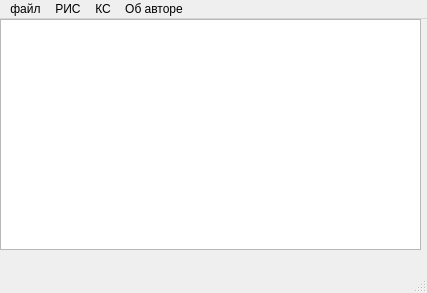
<?xml version="1.0" encoding="UTF-8"?>
<ui version="4.0">
 <class>MainWindow</class>
 <widget class="QMainWindow" name="MainWindow">
  <property name="geometry">
   <rect>
    <x>0</x>
    <y>0</y>
    <width>427</width>
    <height>293</height>
   </rect>
  </property>
  <property name="windowTitle">
   <string>лабораторные работы</string>
  </property>
  <widget class="QWidget" name="centralwidget">
   <widget class="QTextEdit" name="textEdit">
    <property name="geometry">
     <rect>
      <x>0</x>
      <y>0</y>
      <width>421</width>
      <height>231</height>
     </rect>
    </property>
   </widget>
  </widget>
  <widget class="QMenuBar" name="menubar">
   <property name="geometry">
    <rect>
     <x>0</x>
     <y>0</y>
     <width>427</width>
     <height>26</height>
    </rect>
   </property>
   <widget class="QMenu" name="menu">
    <property name="title">
     <string>файл</string>
    </property>
    <addaction name="openFile"/>
    <addaction name="saveFile"/>
    <addaction name="newFile"/>
    <addaction name="separator"/>
    <addaction name="action_11"/>
    <addaction name="action_12"/>
    <addaction name="separator"/>
    <addaction name="close"/>
   </widget>
   <widget class="QMenu" name="menu_4">
    <property name="title">
     <string>РИС</string>
    </property>
    <addaction name="ris1"/>
    <addaction name="ris2"/>
    <addaction name="ris3"/>
    <addaction name="ris4"/>
    <addaction name="ris5"/>
    <addaction name="ris6"/>
   </widget>
   <widget class="QMenu" name="menu_5">
    <property name="title">
     <string>КС</string>
    </property>
    <addaction name="ks1"/>
    <addaction name="ks2"/>
    <addaction name="ks3"/>
    <addaction name="ks4"/>
   </widget>
   <widget class="QMenu" name="menu_6">
    <property name="title">
     <string>Об авторе</string>
    </property>
    <addaction name="avtor"/>
   </widget>
   <addaction name="menu"/>
   <addaction name="menu_4"/>
   <addaction name="menu_5"/>
   <addaction name="menu_6"/>
  </widget>
  <widget class="QStatusBar" name="statusbar"/>
  <action name="openFile">
   <property name="text">
    <string>открыть</string>
   </property>
   <property name="shortcut">
    <string>Ctrl+O</string>
   </property>
  </action>
  <action name="saveFile">
   <property name="text">
    <string>сохранить</string>
   </property>
   <property name="shortcut">
    <string>Ctrl+S</string>
   </property>
  </action>
  <action name="newFile">
   <property name="text">
    <string>создать</string>
   </property>
  </action>
  <action name="action_4">
   <property name="text">
    <string>шифрование</string>
   </property>
  </action>
  <action name="action_5">
   <property name="text">
    <string>дешифрование</string>
   </property>
  </action>
  <action name="action_6">
   <property name="text">
    <string>закрыть</string>
   </property>
   <property name="shortcut">
    <string>Esc</string>
   </property>
  </action>
  <action name="ris1">
   <property name="text">
    <string>ЛР1</string>
   </property>
  </action>
  <action name="action_7">
   <property name="text">
    <string>ЛР2</string>
   </property>
  </action>
  <action name="action_8">
   <property name="text">
    <string>ЛР3</string>
   </property>
  </action>
  <action name="action_11">
   <property name="text">
    <string>шифрование</string>
   </property>
  </action>
  <action name="action_12">
   <property name="text">
    <string>дешифрование</string>
   </property>
  </action>
  <action name="close">
   <property name="text">
    <string>закрыть</string>
   </property>
  </action>
  <action name="ris2">
   <property name="text">
    <string>ЛР2</string>
   </property>
  </action>
  <action name="ris3">
   <property name="text">
    <string>ЛР3</string>
   </property>
  </action>
  <action name="ks1">
   <property name="text">
    <string>ЛР1</string>
   </property>
  </action>
  <action name="ks2">
   <property name="text">
    <string>ЛР2</string>
   </property>
  </action>
  <action name="ks3">
   <property name="text">
    <string>ЛР3</string>
   </property>
  </action>
  <action name="avtor">
   <property name="text">
    <string>посмотреть</string>
   </property>
   <property name="shortcut">
    <string>Ctrl+W</string>
   </property>
  </action>
  <action name="ks4">
   <property name="text">
    <string>ЛР4</string>
   </property>
  </action>
  <action name="ris4">
   <property name="text">
    <string>ЛР4</string>
   </property>
  </action>
  <action name="ris5">
   <property name="text">
    <string>ЛР5</string>
   </property>
  </action>
  <action name="ris6">
   <property name="text">
    <string>ЛР6</string>
   </property>
  </action>
 </widget>
 <resources/>
 <connections/>
</ui>
